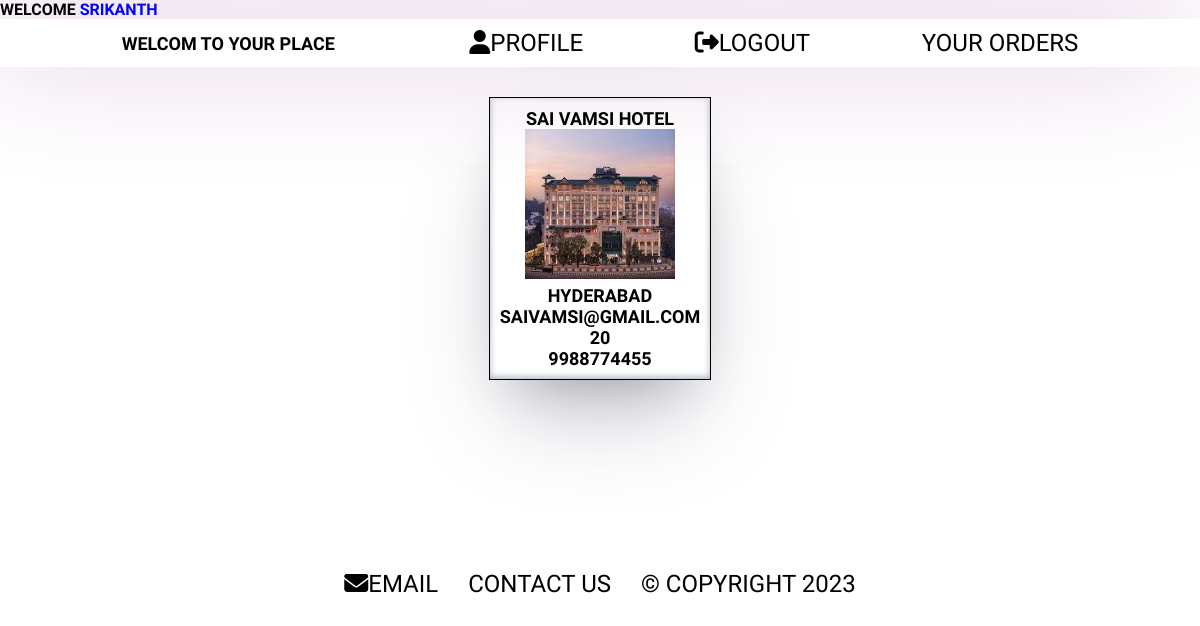
The app's page /proapp18/home/ (signed in), older data.
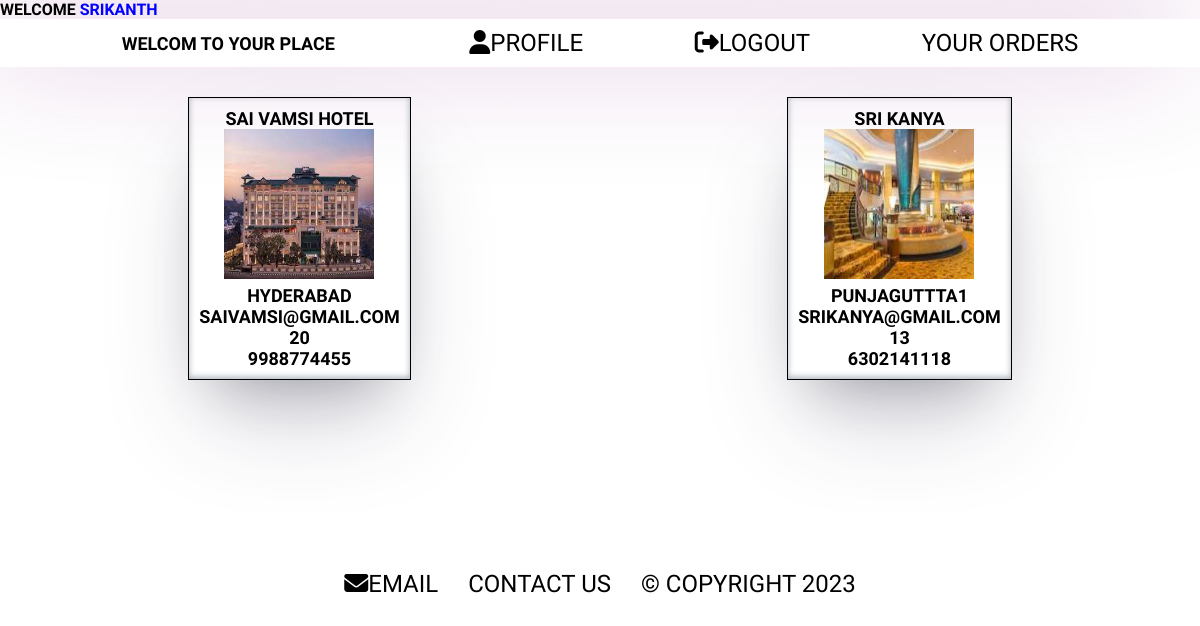
The same page, newer data.
### owner_app/models.py (models this page shows)
class owner_model(User):
    phone = models.PositiveBigIntegerField(unique=True)
    dob = models.DateField(auto_now=False,auto_now_add=False)
    gender = models.CharField(max_length=10,choices=[['Male','Male'],['Female','Female']])
    restarunt_name=models.CharField(max_length=50)
    restarunt_address=models.CharField(max_length=200)
    restarunt_email=models.EmailField(unique=True)
    restarunt_phoneno=models.PositiveBigIntegerField(unique=True)
    restarunt_location=models.CharField(max_length=150,choices=[['punjagutta','punjagutta'],['hitech city','hitech city'],['kphb','kphb']])
    image=models.ImageField()
    time=models.CharField(max_length=50)
    date_of_join=models.DateTimeField(auto_now=True)

### proapp18/views.py (the view)
@login_required(login_url='/login')
def home_view(request):
    res=owner_model.objects.all()
    return render(request=request,template_name='Hotel_home.html',context={'data':res})

### proapp18/templates/Hotel_home.html (shortened to what this page needs)
<!DOCTYPE html>
<html lang="en">
<head>
    <!-- {% load static %}
    <link rel="stylesheet" href="{% static 'css/hotel1.css'%}"> -->
</head>
<body>
 {% include 'partials/_header.html' %}
<div id="div1">
  {% if data %}
    {% for i in data%}
    <div id="div-home">
    <h4>{{i.restarunt_name}}</h4>
    <a href="{% url 'proapp18:category_user' pk=i.id %}"><img src="{{i.image.url}}" alt="" height="
    150px" width="150px"></a>
    <h4>{{i.restarunt_address}}</h4>
    <h4>{{i.restarunt_email}}</h4>
    <h4>{{i.time}}</h4>
    <h4>{{i.phone}}</h4>
    </div>
    {% endfor %}
    {% endif %}
  </div>
  {% include 'partials/_footer.html' %}
</body>
</html>

Row changes from the older to the newer data that the page shows:
added owner_model: restarunt_name "SRI KANYA", image (picture), restarunt_address "PUNJAGUTTTA1", restarunt_email "SRIKANYA@GMAIL.COM", time "13", phone "6302141118"
